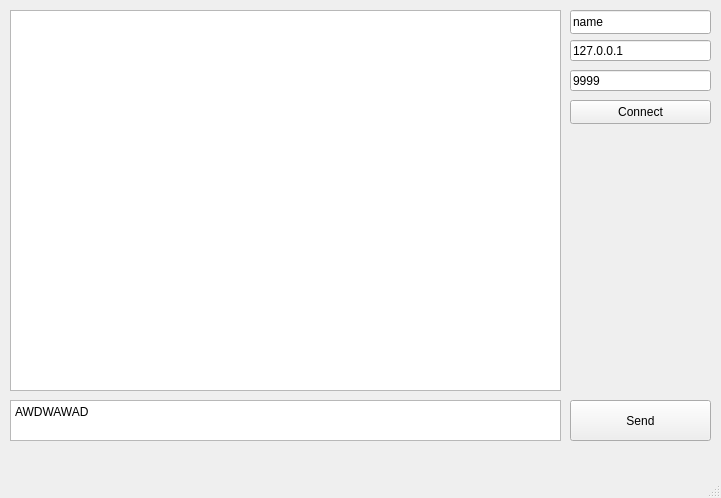
<?xml version="1.0" encoding="UTF-8"?>
<ui version="4.0">
 <class>ClientWindow</class>
 <widget class="QMainWindow" name="ClientWindow">
  <property name="geometry">
   <rect>
    <x>0</x>
    <y>0</y>
    <width>721</width>
    <height>498</height>
   </rect>
  </property>
  <property name="windowTitle">
   <string>ClientWindow</string>
  </property>
  <widget class="QWidget" name="centralwidget">
   <widget class="QTextEdit" name="editMessages">
    <property name="geometry">
     <rect>
      <x>10</x>
      <y>10</y>
      <width>551</width>
      <height>381</height>
     </rect>
    </property>
   </widget>
   <widget class="QPushButton" name="btnSend">
    <property name="geometry">
     <rect>
      <x>570</x>
      <y>400</y>
      <width>141</width>
      <height>41</height>
     </rect>
    </property>
    <property name="text">
     <string>Send</string>
    </property>
   </widget>
   <widget class="QPushButton" name="btnConnect">
    <property name="geometry">
     <rect>
      <x>570</x>
      <y>100</y>
      <width>141</width>
      <height>24</height>
     </rect>
    </property>
    <property name="text">
     <string>Connect</string>
    </property>
   </widget>
   <widget class="QLineEdit" name="editAddress">
    <property name="geometry">
     <rect>
      <x>570</x>
      <y>40</y>
      <width>141</width>
      <height>21</height>
     </rect>
    </property>
    <property name="text">
     <string>127.0.0.1</string>
    </property>
   </widget>
   <widget class="QLineEdit" name="editPort">
    <property name="geometry">
     <rect>
      <x>570</x>
      <y>70</y>
      <width>141</width>
      <height>21</height>
     </rect>
    </property>
    <property name="text">
     <string>9999</string>
    </property>
   </widget>
   <widget class="QLineEdit" name="editName">
    <property name="geometry">
     <rect>
      <x>570</x>
      <y>10</y>
      <width>141</width>
      <height>24</height>
     </rect>
    </property>
    <property name="text">
     <string>name</string>
    </property>
   </widget>
   <widget class="QPlainTextEdit" name="editMessage">
    <property name="geometry">
     <rect>
      <x>10</x>
      <y>400</y>
      <width>551</width>
      <height>41</height>
     </rect>
    </property>
    <property name="plainText">
     <string>AWDWAWAD</string>
    </property>
   </widget>
  </widget>
  <widget class="QMenuBar" name="menubar">
   <property name="geometry">
    <rect>
     <x>0</x>
     <y>0</y>
     <width>721</width>
     <height>21</height>
    </rect>
   </property>
  </widget>
  <widget class="QStatusBar" name="statusbar"/>
 </widget>
 <resources/>
 <connections/>
</ui>
